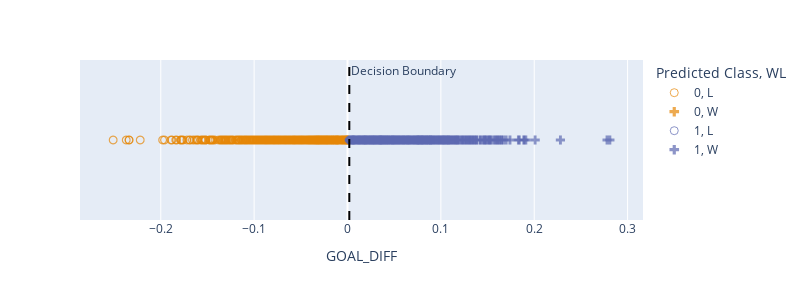

The notebook cell saved with this chart:
### Markdown cell above
A decision boundary describes the line that splits the data into classes based on the *features*.

For a model with one feature, the decision boundary is a *point* that separates the two classes. We visualize this using a 1D plot to plot all data points in terms of *just* the feature – we cannot define a decision boundary in terms of the predictions, so we remove that axis from our plot.

Notice that all data points to the right of our decision boundary are classified as Class 1, while all data points to the left are classified as Class 0.

### Code cell
fig = px.scatter(games, x="GOAL_DIFF", y=np.zeros(len(games)), 
                 symbol="WL", symbol_sequence=[ "circle-open", "cross"], 
                 color="Predicted Class", height=300, opacity=0.7)
# fig.update_traces(marker_symbol='line-ns-open')
fig.update_traces(marker_size=8)
fig.update_layout(
    yaxis=dict(showticklabels=False, showgrid=False, zeroline=False, title=""),
)

decision_boundary =  -model.intercept_[0]/model.coef_[0][0]
fig.add_vline(x = decision_boundary, line_dash="dash", 
              line_color="black",
              annotation_text="Decision Boundary", 
              annotation_position="top right")

### Figure 1 — Plotly figure (JSON) as saved in the notebook; plotly's stock layout.template omitted (floating-point values rounded to 4 significant figures; data arrays with more than 128 entries replaced by an {"elided": "..."} marker saying what was removed)
{"data": [{"hovertemplate": "Predicted Class=0<br>WL=L<br>GOAL_DIFF=%{x}<br>y=%{y}<extra></extra>", "legendgroup": "0, L", "marker": {"color": "rgb(229, 134, 6)", "opacity": 0.7, "size": 8, "symbol": "circle-open"}, "mode": "markers", "name": "0, L", "showlegend": true, "type": "scattergl", "x": {"elided": "511 float values"}, "xaxis": "x", "y": {"elided": "511 int values"}, "yaxis": "y"}, {"hovertemplate": "Predicted Class=0<br>WL=W<br>GOAL_DIFF=%{x}<br>y=%{y}<extra></extra>", "legendgroup": "0, W", "marker": {"color": "rgb(229, 134, 6)", "opacity": 0.7, "size": 8, "symbol": "cross"}, "mode": "markers", "name": "0, W", "showlegend": true, "type": "scattergl", "x": {"elided": "139 float values"}, "xaxis": "x", "y": {"elided": "139 int values"}, "yaxis": "y"}, {"hovertemplate": "Predicted Class=1<br>WL=L<br>GOAL_DIFF=%{x}<br>y=%{y}<extra></extra>", "legendgroup": "1, L", "marker": {"color": "rgb(93, 105, 177)", "opacity": 0.7, "size": 8, "symbol": "circle-open"}, "mode": "markers", "name": "1, L", "showlegend": true, "type": "scattergl", "x": [0.053, 0.079, 0.02, 0.035, 0.076, 0.02, 0.047, 0.056, 0.007, 0.034, 0.031, 0.007, 0.043, 0.012, 0.028, 0.045, 0.079, 0.075, 0.013, 0.043, 0.026, 0.031, 0.021, 0.011, 0.016, 0.06, 0.002, 0.01, 0.006, 0.086, 0.044, 0.006, 0.111, 0.026, 0.022, 0.015, 0.013, 0.019, 0.016, 0.043, 0.014, 0.014, 0.014, 0.022, 0.012, 0.042, 0.059, 0.032, 0.004, 0.007, 0.019, 0.017, 0.073, 0.042, 0.024, 0.013, 0.005, 0.011, 0.013, 0.045, 0.084, 0.012, 0.027, 0.071, 0.009, 0.037, 0.021, 0.042, 0.031, 0.022, 0.005, 0.019, 0.01, 0.017, 0.007, 0.032, 0.032, 0.036, 0.014, 0.043, 0.062, 0.064, 0.039, 0.018, 0.021, 0.006, 0.067, 0.066, 0.065, 0.065, 0.013, 0.054, 0.017, 0.003, 0.013, 0.091, 0.04, 0.038, 0.015, 0.038, 0.056, 0.02, 0.008, 0.024, 0.024, 0.026, 0.02, 0.029, 0.003, 0.036, 0.078, 0.028, 0.023, 0.017], "xaxis": "x", "y": [0, 0, 0, 0, 0, 0, 0, 0, 0, 0, 0, 0, 0, 0, 0, 0, 0, 0, 0, 0, 0, 0, 0, 0, 0, 0, 0, 0, 0, 0, 0, 0, 0, 0, 0, 0, 0, 0, 0, 0, 0, 0, 0, 0, 0, 0, 0, 0, 0, 0, 0, 0, 0, 0, 0, 0, 0, 0, 0, 0, 0, 0, 0, 0, 0, 0, 0, 0, 0, 0, 0, 0, 0, 0, 0, 0, 0, 0, 0, 0, 0, 0, 0, 0, 0, 0, 0, 0, 0, 0, 0, 0, 0, 0, 0, 0, 0, 0, 0, 0, 0, 0, 0, 0, 0, 0, 0, 0, 0, 0, 0, 0, 0, 0], "yaxis": "y"}, {"hovertemplate": "Predicted Class=1<br>WL=W<br>GOAL_DIFF=%{x}<br>y=%{y}<extra></extra>", "legendgroup": "1, W", "marker": {"color": "rgb(93, 105, 177)", "opacity": 0.7, "size": 8, "symbol": "cross"}, "mode": "markers", "name": "1, W", "showlegend": true, "type": "scattergl", "x": {"elided": "466 float values"}, "xaxis": "x", "y": {"elided": "466 int values"}, "yaxis": "y"}], "layout": {"annotations": [{"showarrow": false, "text": "Decision Boundary", "x": 0.001942, "xanchor": "left", "xref": "x", "y": 1, "yanchor": "top", "yref": "y domain"}], "height": 300, "legend": {"title": {"text": "Predicted Class, WL"}, "tracegroupgap": 0}, "margin": {"t": 60}, "shapes": [{"line": {"color": "black", "dash": "dash"}, "type": "line", "x0": 0.001942, "x1": 0.001942, "xref": "x", "y0": 0, "y1": 1, "yref": "y domain"}], "width": 800, "xaxis": {"anchor": "y", "domain": [0, 1], "title": {"text": "GOAL_DIFF"}}, "yaxis": {"anchor": "x", "domain": [0, 1], "showgrid": false, "showticklabels": false, "title": {"text": ""}, "zeroline": false}}}
